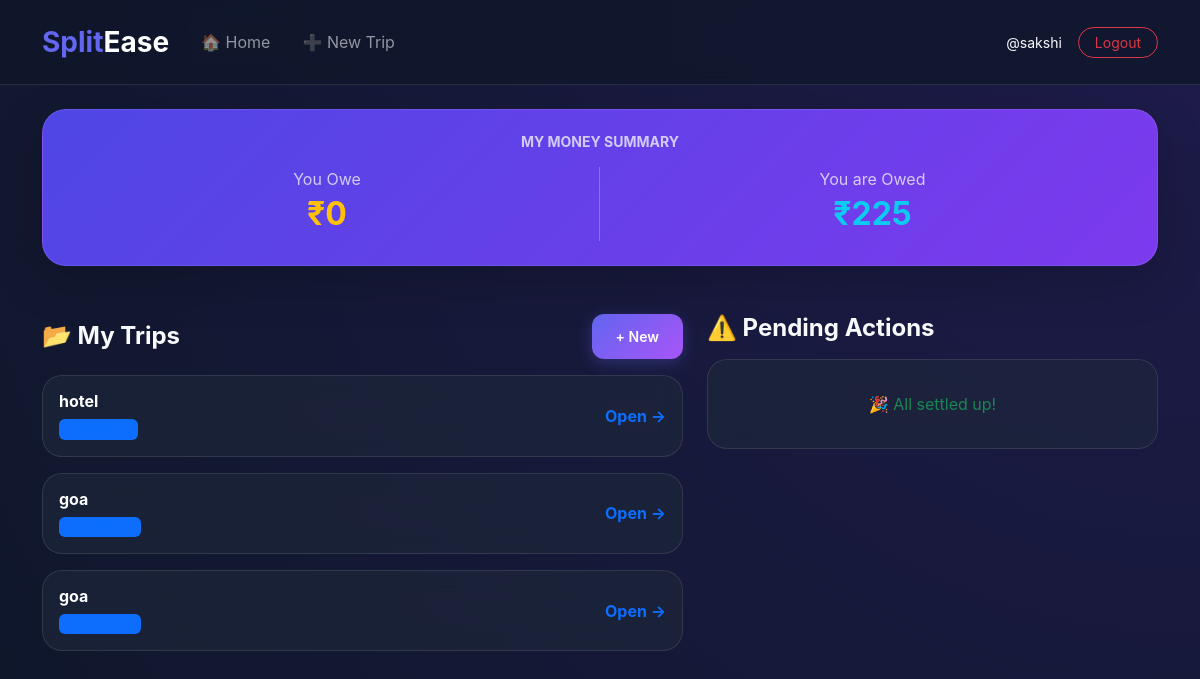
Before: /home/ (signed in) with the older database file.
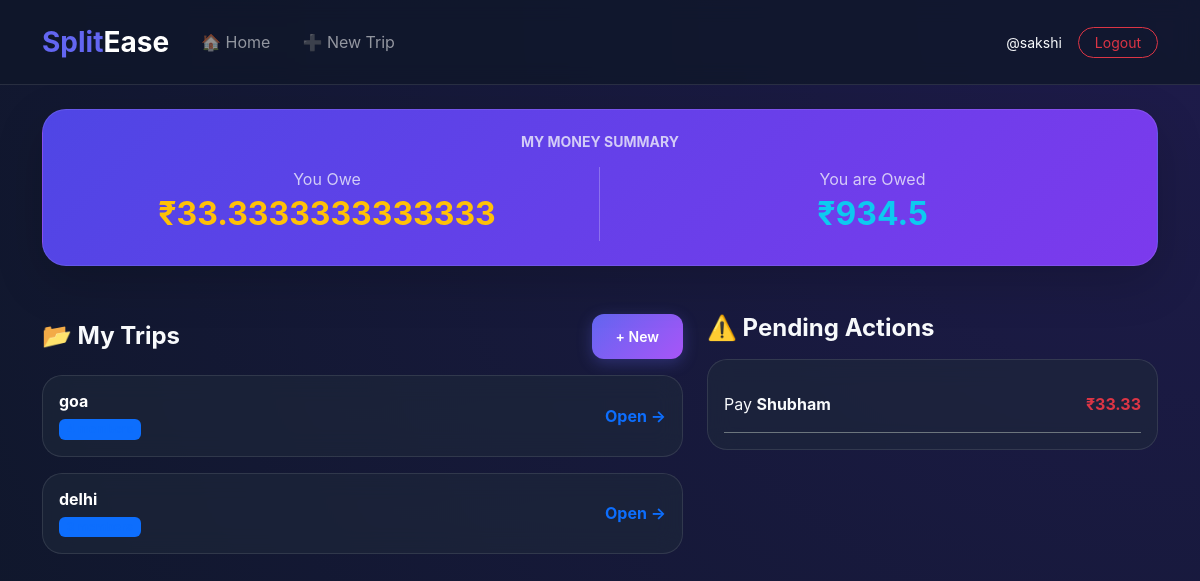
After: the same page with the newer database file.
### expenses/models.py (models this page shows, shortened)
class Trip(models.Model):
    name = models.CharField(max_length=100)
    description = models.TextField(null=True,blank=True)
    members = models.ManyToManyField(User, related_name="trips")
    created_by = models.ForeignKey(User, on_delete=models.CASCADE, related_name="created_trips", null=True, blank=True)
    created_at = models.DateTimeField(auto_now_add=True,null=True, blank=True)

class Debt(models.Model):
    trip = models.ForeignKey(Trip, on_delete=models.CASCADE)
    from_user = models.ForeignKey(User, related_name="debts_to_pay", on_delete=models.CASCADE)
    to_user = models.ForeignKey(User, related_name="debts_to_receive", on_delete=models.CASCADE)
    amount = models.DecimalField(max_digits=10, decimal_places=2, default=0)
    class Meta:
        unique_together = ('trip', 'from_user', 'to_user')

### expenses/views.py (the view)
# urls.py: path('home/', views.home, name='home'),
@login_required
def home(request):
    my_trips = request.user.trips.all()
    to_pay_list = Debt.objects.filter(from_user=request.user).exclude(amount=0)
    to_receive_list = Debt.objects.filter(to_user=request.user).exclude(amount=0)
    total_to_pay = to_pay_list.aggregate(Sum('amount'))['amount__sum'] or 0
    total_to_receive = to_receive_list.aggregate(Sum('amount'))['amount__sum'] or 0
    trip_payer_status = {}
    for trip in my_trips:
        has_paid = Expense.objects.filter(trip=trip, paid_by=request.user).exists()
        trip_payer_status[trip.id] = has_paid
    context = {
        'my_trips': my_trips,
        'to_pay': to_pay_list,
        'to_receive': to_receive_list,
        'total_to_pay': total_to_pay,
        'total_to_receive': total_to_receive,
        'trip_payer_status': trip_payer_status,
    }
    return render(request, 'expenses/home.html', context)

### expenses/templates/expenses/home.html (shortened to what this page needs)
{% extends 'base.html' %}
{% load custom_filters %}
{% block content %}
<div class="card gradient-card p-4 mb-5 shadow-lg border-0 text-center text-white">
    <h6 class="opacity-75 mb-3 fw-bold text-uppercase small">My Money Summary</h6>
    <div class="row">
        <div class="col-6 border-end border-white border-opacity-25">
            <p class="mb-1 opacity-75">You Owe</p>
            <h2 class="fw-bold text-warning">₹{{ total_to_pay }}</h2>
        </div>
        <div class="col-6">
            <p class="mb-1 opacity-75">You are Owed</p>
            <h2 class="fw-bold text-info">₹{{ total_to_receive }}</h2>
        </div>
    </div>
</div>
<div class="row g-4">
    <div class="col-md-7">
        <div class="d-flex justify-content-between align-items-center mb-3">
            <h4 class="fw-bold m-0">📂 My Trips</h4>
            <a href="{% url 'create_trip' %}" class="btn btn-primary btn-sm">+ New</a>
        </div>
        <div class="list-group">
            {% for trip in my_trips %}
            <div class="list-group-item glass-card d-flex justify-content-between align-items-center p-3 mb-3">
                <a href="{% url 'trip_dashboard' trip.id %}" class="text-decoration-none flex-grow-1">
                    <div>
                        <h6 class="fw-bold text-white mb-1">{{ trip.name }}</h6>
                        <span class="badge bg-primary bg-opacity-20 text-primary">{{ trip.members.count }} members</span>
                    </div>
                </a>
                <div class="d-flex align-items-center gap-2">
                    <span class="text-primary fw-bold">Open →</span>
                </div>
            </div>
            {% endfor %}
        </div>
    </div>
    <div class="col-md-5">
        <h4 class="fw-bold mb-3">⚠️ Pending Actions</h4>
        <div class="card p-3">
            {% for d in to_pay %}
            <div class="d-flex justify-content-between py-3 border-bottom border-secondary">
                <span>Pay <strong>{{ d.to_user.username }}</strong></span>
                <span class="text-danger fw-bold">₹{{ d.amount }}</span>
            </div>
            {% empty %}
            <p class="text-success text-center my-3">🎉 All settled up!</p>
            {% endfor %}
        </div>
    </div>
</div>
{% endblock %}

### expenses/templates/base.html (shortened to what this page needs)
{% load static %}
<!DOCTYPE html>
<html lang="en">
<head>
    <link href="https://cdn.jsdelivr.net/npm/bootstrap@5.3.0/dist/css/bootstrap.min.css" rel="stylesheet">
    <link rel="stylesheet" href="{% static 'css/style.css' %}">
    <link href="https://cdn.jsdelivr.net/npm/tom-select@2.2.2/dist/css/tom-select.bootstrap5.min.css" rel="stylesheet">
</head>
<body>
    <nav class="navbar navbar-expand-lg navbar-dark navbar-custom sticky-top py-3">
        <div class="container">
            <a class="navbar-brand fw-bold fs-3" href="{% url 'home' %}">
                <span style="color: var(--primary);">Split</span>Ease
            </a>
            <div class="collapse navbar-collapse" id="navbarNav">
                <ul class="navbar-nav me-auto">
                    <li class="nav-item"><a class="nav-link px-3" href="{% url 'home' %}">🏠 Home</a></li>
                    <li class="nav-item"><a class="nav-link px-3" href="{% url 'create_trip' %}">➕ New Trip</a></li>
                </ul>
                {% if user.is_authenticated %}
                <div class="d-flex align-items-center gap-3">
                    <span class=" small">@{{ user.username }}</span>
                    <form action="{% url 'logout' %}" method="post" class="m-0">
                        <button type="submit" class="btn btn-outline-danger btn-sm rounded-pill px-3">Logout</button>
                    </form>
                </div>
                {% endif %}
            </div>
        </div>
    </nav>
    <div class="container mt-4">
        {% block content %}{% endblock %}
    </div>
</body>
</html>

### static/css/style.css (style rules this page uses)
:root { --primary: #6366f1; --primary-hover: #4f46e5; --accent: #a855f7; --bg-dark: #0f172a; --glass-bg: rgba(30, 41, 59, 0.6); --glass-border: rgba(255, 255, 255, 0.1); --text-main: #f8fafc; --text-muted: #94a3b8; }
body { background: radial-gradient(circle at top right, #1e1b4b, #0f172a); background-attachment: fixed; color: var(--text-main); font-family: 'Inter', system-ui, -apple-system, sans-serif; min-height: 100vh; }
.card, .glass-card { background: var(--glass-bg) !important; backdrop-filter: blur(12px); -webkit-backdrop-filter: blur(12px); border: 1px solid var(--glass-border) !important; border-radius: 20px !important; color: var(--text-main) !important; transition: transform 0.3s ease, box-shadow 0.3s ease; }
.btn-primary { background: linear-gradient(135deg, var(--primary) 0%, var(--accent) 100%) !important; border: none !important; padding: 12px 24px !important; font-weight: 600 !important; border-radius: 12px !important; box-shadow: 0 4px 15px rgba(99, 102, 241, 0.3) !important; }
.navbar-custom { background: rgba(15, 23, 42, 0.8) !important; backdrop-filter: blur(10px); border-bottom: 1px solid var(--glass-border); }
.gradient-card { background: linear-gradient(135deg, #4f46e5 0%, #7c3aed 100%) !important; border-radius: 24px !important; }

Changed rows visible on the page:
removed Trip: name "hotel"
removed Trip: name "goa"
added Trip: name "delhi"
added Debt: to_user.username "Shubham", amount "33.33"
Other visible differences:
{{ total_to_pay }}: "0" → "33.3333333333333"
{{ total_to_receive }}: "225" → "934.5"
text no longer shown: "🎉 All settled up!"
